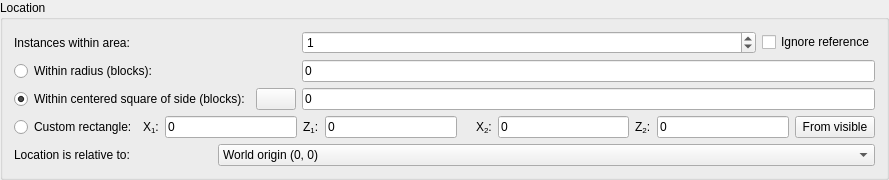
        <widget class="QGroupBox" name="groupBoxPosition">
         <property name="sizePolicy">
          <sizepolicy hsizetype="Preferred" vsizetype="Preferred">
           <horstretch>0</horstretch>
           <verstretch>0</verstretch>
          </sizepolicy>
         </property>
         <property name="title">
          <string>Location</string>
         </property>
         <layout class="QGridLayout" name="gridLayout">
          <item row="5" column="1" colspan="6">
           <layout class="QHBoxLayout" name="horizontalLayout">
            <item>
             <widget class="QLabel" name="labelX1">
              <property name="toolTip">
               <string>Lower bound (inclusive)</string>
              </property>
              <property name="text">
               <string>X&lt;sub&gt;1&lt;/sub&gt;:</string>
              </property>
             </widget>
            </item>
            <item>
             <widget class="CoordEdit" name="lineEditX1">
              <property name="toolTip">
               <string>Lower bound (inclusive)</string>
              </property>
              <property name="text">
               <string>0</string>
              </property>
             </widget>
            </item>
            <item>
             <widget class="QLabel" name="labelZ1">
              <property name="toolTip">
               <string>Lower bound (inclusive)</string>
              </property>
              <property name="text">
               <string>Z&lt;sub&gt;1&lt;/sub&gt;:</string>
              </property>
             </widget>
            </item>
            <item>
             <widget class="CoordEdit" name="lineEditZ1">
              <property name="toolTip">
               <string>Lower bound (inclusive)</string>
              </property>
              <property name="text">
               <string>0</string>
              </property>
             </widget>
            </item>
            <item>
             <widget class="QLabel" name="label_13">
              <property name="text">
               <string/>
              </property>
             </widget>
            </item>
            <item>
             <widget class="QLabel" name="labelX2">
              <property name="toolTip">
               <string>Upper bound (inclusive)</string>
              </property>
              <property name="text">
               <string>X&lt;sub&gt;2&lt;/sub&gt;:</string>
              </property>
             </widget>
            </item>
            <item>
             <widget class="CoordEdit" name="lineEditX2">
              <property name="toolTip">
               <string>Upper bound (inclusive)</string>
              </property>
              <property name="text">
               <string>0</string>
              </property>
             </widget>
            </item>
            <item>
             <widget class="QLabel" name="labelZ2">
              <property name="toolTip">
               <string>Upper bound (inclusive)</string>
              </property>
              <property name="text">
               <string>Z&lt;sub&gt;2&lt;/sub&gt;:</string>
              </property>
             </widget>
            </item>
            <item>
             <widget class="CoordEdit" name="lineEditZ2">
              <property name="toolTip">
               <string>Upper bound (inclusive)</string>
              </property>
              <property name="text">
               <string>0</string>
              </property>
              <property name="maxLength">
               <number>9</number>
              </property>
             </widget>
            </item>
            <item>
             <widget class="QPushButton" name="buttonFromVisible">
              <property name="text">
               <string>From visible</string>
              </property>
             </widget>
            </item>
           </layout>
          </item>
          <item row="0" column="6">
           <widget class="QCheckBox" name="checkSkipRef">
            <property name="toolTip">
             <string>Skip instances at exactly the relative reference location</string>
            </property>
            <property name="text">
             <string>Ignore reference</string>
            </property>
           </widget>
          </item>
          <item row="3" column="5" colspan="2">
           <widget class="QLineEdit" name="lineSquare">
            <property name="text">
             <string>0</string>
            </property>
           </widget>
          </item>
          <item row="2" column="5" colspan="2">
           <widget class="QLineEdit" name="lineRadius">
            <property name="text">
             <string>0</string>
            </property>
           </widget>
          </item>
          <item row="5" column="0">
           <widget class="QRadioButton" name="radioCustom">
            <property name="text">
             <string>Custom rectangle:</string>
            </property>
           </widget>
          </item>
          <item row="6" column="0" colspan="3">
           <widget class="QLabel" name="labelRelative">
            <property name="text">
             <string>Location is relative to:</string>
            </property>
           </widget>
          </item>
          <item row="3" column="4">
           <widget class="QPushButton" name="buttonAreaInfo">
            <property name="sizePolicy">
             <sizepolicy hsizetype="Minimum" vsizetype="Fixed">
              <horstretch>0</horstretch>
              <verstretch>0</verstretch>
             </sizepolicy>
            </property>
            <property name="text">
             <string/>
            </property>
           </widget>
          </item>
          <item row="0" column="5">
           <widget class="SpinInstances" name="spinBox">
            <property name="sizePolicy">
             <sizepolicy hsizetype="Expanding" vsizetype="Fixed">
              <horstretch>0</horstretch>
              <verstretch>0</verstretch>
             </sizepolicy>
            </property>
            <property name="specialValueText">
             <string>0 (exclude)</string>
            </property>
            <property name="minimum">
             <number>0</number>
            </property>
            <property name="maximum">
             <number>99</number>
            </property>
            <property name="value">
             <number>1</number>
            </property>
           </widget>
          </item>
          <item row="6" column="3" colspan="4">
           <widget class="StyledComboBox" name="comboRelative">
            <item>
             <property name="text">
              <string>World origin (0, 0)</string>
             </property>
            </item>
           </widget>
          </item>
          <item row="3" column="0" colspan="4">
           <widget class="QRadioButton" name="radioSquare">
            <property name="text">
             <string>Within centered square of side (blocks):</string>
            </property>
            <property name="checked">
             <bool>true</bool>
            </property>
           </widget>
          </item>
          <item row="2" column="0" colspan="4">
           <widget class="QRadioButton" name="radioRadius">
            <property name="text">
             <string>Within radius (blocks):</string>
            </property>
           </widget>
          </item>
          <item row="0" column="0" colspan="4">
           <widget class="QLabel" name="labelSpinBox">
            <property name="text">
             <string>Instances within area:</string>
            </property>
           </widget>
          </item>
         </layout>
        </widget>
